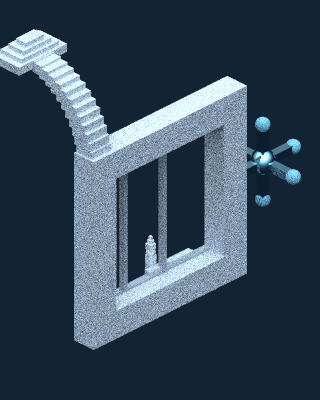

Source code (Python):
#!/usr/bin/env python3
"""Orthographic path tracer with proper materials (RT in a Weekend style)."""

import numpy as np
from PIL import Image
import time, sys, math, os
import multiprocessing as mp

rng = np.random.default_rng(42)

def _worker_init(seed):
    global rng
    rng = np.random.default_rng(seed)

# ── Vector helpers ──
def normalize(v):
    n = np.linalg.norm(v)
    return v / n if n > 1e-12 else v

def reflect(v, n):
    return v - 2.0 * np.dot(v, n) * n

def refract(uv, n, etai_over_etat):
    cos_theta = min(np.dot(-uv, n), 1.0)
    r_out_perp = etai_over_etat * (uv + cos_theta * n)
    r_out_parallel = -math.sqrt(abs(1.0 - np.dot(r_out_perp, r_out_perp))) * n
    return r_out_perp + r_out_parallel

def schlick(cosine, ref_idx):
    r0 = ((1 - ref_idx) / (1 + ref_idx)) ** 2
    return r0 + (1 - r0) * (1 - cosine) ** 5

def random_unit_vector():
    while True:
        p = rng.uniform(-1, 1, 3)
        if np.dot(p, p) < 1.0:
            return normalize(p)

def random_in_hemisphere(normal):
    v = random_unit_vector()
    if np.dot(v, normal) < 0:
        v = -v
    return v

# ── Batch vector helpers ──
def random_unit_vectors_batch(N):
    """Generate N unit vectors using normal distribution (no rejection needed)."""
    p = rng.standard_normal((N, 3))
    return p / np.linalg.norm(p, axis=1, keepdims=True)

def normalize_batch(v):
    return v / np.linalg.norm(v, axis=1, keepdims=True)

def sky_color_batch(ray_ds):
    """Near-black teal sky with strong top-light — vectorized."""
    d = normalize_batch(ray_ds)
    t = 0.5 * (d[:, 1:2] + 1.0)
    bottom = np.array([0.003, 0.012, 0.025])
    top    = np.array([0.000, 0.003, 0.008])
    sky = bottom * (1 - t) + top * t
    top_dir = normalize(np.array([-0.1, 1.0, -0.1]))
    top_dot = np.maximum(0.0, d @ top_dir)
    sky += np.array([0.70, 0.85, 1.00]) * (top_dot[:, None] ** 2.5) * 4.0
    fill_dir = normalize(np.array([-0.6, 0.6, -0.6]))
    fill_dot = np.maximum(0.0, d @ fill_dir)
    sky += np.array([0.18, 0.32, 0.42]) * (fill_dot[:, None] ** 4) * 1.5
    sky += np.array([0.001, 0.004, 0.010])
    return sky

# ── Materials (RT in a Weekend style) ──
class Lambertian:
    def __init__(self, albedo):
        self.albedo = np.array(albedo, dtype=np.float64)

    def scatter(self, ray_d, hit_p, normal):
        scatter_dir = normal + random_unit_vector()
        if np.linalg.norm(scatter_dir) < 1e-8:
            scatter_dir = normal
        return normalize(scatter_dir), self.albedo

    def scatter_batch(self, ray_ds, normals):
        """Returns (scatter_dirs, attenuations, valid_mask) for N rays."""
        N = len(normals)
        dirs = normals + random_unit_vectors_batch(N)
        norms = np.linalg.norm(dirs, axis=1, keepdims=True)
        degenerate = (norms < 1e-8)[:, 0]
        dirs[degenerate] = normals[degenerate]
        dirs = dirs / np.linalg.norm(dirs, axis=1, keepdims=True)
        return dirs, np.tile(self.albedo, (N, 1)), np.ones(N, dtype=bool)


class Metal:
    def __init__(self, albedo, fuzz=0.0):
        self.albedo = np.array(albedo, dtype=np.float64)
        self.fuzz = min(fuzz, 1.0)

    def scatter(self, ray_d, hit_p, normal):
        reflected = reflect(normalize(ray_d), normal)
        scattered = reflected + self.fuzz * random_unit_vector()
        scattered = normalize(scattered)
        if np.dot(scattered, normal) > 0:
            return scattered, self.albedo
        return None, None

    def scatter_batch(self, ray_ds, normals):
        N = len(normals)
        ud = normalize_batch(ray_ds)
        dot_vn = np.einsum('ij,ij->i', ud, normals)[:, None]
        reflected = ud - 2.0 * dot_vn * normals
        scattered = reflected + self.fuzz * random_unit_vectors_batch(N)
        scattered = normalize_batch(scattered)
        valid = np.einsum('ij,ij->i', scattered, normals) > 0
        return scattered, np.tile(self.albedo, (N, 1)), valid


class Dielectric:
    def __init__(self, ior, tint=None):
        self.ior = ior
        self.tint = np.array(tint if tint else [1,1,1], dtype=np.float64)

    def scatter(self, ray_d, hit_p, normal):
        ud = normalize(ray_d)
        front_face = np.dot(ud, normal) < 0
        n = normal if front_face else -normal
        ratio = 1.0/self.ior if front_face else self.ior
        cos_theta = min(np.dot(-ud, n), 1.0)
        sin_theta = math.sqrt(1.0 - cos_theta*cos_theta)
        cannot_refract = ratio * sin_theta > 1.0
        if cannot_refract or schlick(cos_theta, ratio) > rng.random():
            direction = reflect(ud, n)
        else:
            direction = refract(ud, n, ratio)
        return normalize(direction), self.tint

    def scatter_batch(self, ray_ds, normals):
        N = len(normals)
        ud = normalize_batch(ray_ds)
        dot_udn = np.einsum('ij,ij->i', ud, normals)
        front = dot_udn < 0
        n = np.where(front[:, None], normals, -normals)
        ratio = np.where(front, 1.0 / self.ior, self.ior)

        cos_theta = np.minimum(np.einsum('ij,ij->i', -ud, n), 1.0)
        sin_theta = np.sqrt(np.maximum(1.0 - cos_theta**2, 0))
        cannot_refract = ratio * sin_theta > 1.0

        r0 = ((1 - self.ior) / (1 + self.ior)) ** 2
        schlick_v = r0 + (1 - r0) * (1 - cos_theta) ** 5
        use_reflect = cannot_refract | (schlick_v > rng.random(N))

        # Refraction
        cos_c = cos_theta[:, None]
        ratio_c = ratio[:, None]
        r_perp = ratio_c * (ud + cos_c * n)
        perp_sq = np.einsum('ij,ij->i', r_perp, r_perp)
        r_para = -np.sqrt(np.maximum(1.0 - perp_sq, 0))[:, None] * n
        refracted = r_perp + r_para

        # Reflection
        dot_vn = np.einsum('ij,ij->i', ud, n)[:, None]
        reflected = ud - 2.0 * dot_vn * n

        direction = np.where(use_reflect[:, None], reflected, refracted)
        direction = normalize_batch(direction)
        return direction, np.tile(self.tint, (N, 1)), np.ones(N, dtype=bool)


# ── Shapes ──
class Sphere:
    def __init__(self, center, radius, material, depth_shift=0.0):
        self.center = np.array(center, dtype=np.float64)
        self.radius = radius
        self.material = material
        self.depth_shift = depth_shift

    def hit(self, ray_o, ray_d, t_min=0.001, t_max=1e18):
        oc = ray_o - self.center
        a = np.dot(ray_d, ray_d)
        half_b = np.dot(oc, ray_d)
        c = np.dot(oc, oc) - self.radius**2
        disc = half_b*half_b - a*c
        if disc < 0: return None
        sqrtd = math.sqrt(disc)
        t = (-half_b - sqrtd) / a
        if t < t_min or t > t_max:
            t = (-half_b + sqrtd) / a
            if t < t_min or t > t_max: return None
        p = ray_o + ray_d * t
        n = (p - self.center) / self.radius
        return (t, t + self.depth_shift, p, n, self.material)

    def hit_batch(self, ray_os, ray_ds, t_min=0.001, t_max=1e18):
        N = len(ray_os)
        oc = ray_os - self.center
        a = np.einsum('ij,ij->i', ray_ds, ray_ds)
        half_b = np.einsum('ij,ij->i', oc, ray_ds)
        c = np.einsum('ij,ij->i', oc, oc) - self.radius**2
        disc = half_b*half_b - a*c

        res_t = np.full(N, 1e18)
        res_sort_t = np.full(N, 1e18)
        res_p = np.zeros((N, 3))
        res_n = np.zeros((N, 3))

        valid = disc >= 0
        if not valid.any():
            return res_t, res_sort_t, res_p, res_n

        sqrtd = np.sqrt(np.maximum(disc[valid], 0))
        av, hbv = a[valid], half_b[valid]
        t1 = (-hbv - sqrtd) / av
        t2 = (-hbv + sqrtd) / av
        t = np.where((t1 >= t_min) & (t1 <= t_max), t1,
            np.where((t2 >= t_min) & (t2 <= t_max), t2, 1e18))

        hit = t < 1e18
        vi = np.where(valid)[0][hit]
        if not hit.any():
            return res_t, res_sort_t, res_p, res_n

        t_hit = t[hit]
        p_hit = ray_os[vi] + ray_ds[vi] * t_hit[:, None]
        n_hit = (p_hit - self.center) / self.radius
        res_t[vi] = t_hit
        res_sort_t[vi] = t_hit + self.depth_shift
        res_p[vi] = p_hit
        res_n[vi] = n_hit
        return res_t, res_sort_t, res_p, res_n


class Box:
    def __init__(self, center, half_size, material, depth_shift=0.0):
        c = np.array(center, dtype=np.float64)
        h = np.array(half_size, dtype=np.float64)
        self.bmin = c - h
        self.bmax = c + h
        self.material = material
        self.depth_shift = depth_shift

    def hit(self, ray_o, ray_d, t_min=0.001, t_max=1e18):
        inv_d = np.where(np.abs(ray_d) > 1e-12, 1.0/ray_d, np.sign(ray_d)*1e12)
        t1 = (self.bmin - ray_o) * inv_d
        t2 = (self.bmax - ray_o) * inv_d
        tmin = np.minimum(t1, t2)
        tmax = np.maximum(t1, t2)
        tn = np.max(tmin)
        tf = np.min(tmax)
        if tn > tf or tf < t_min: return None
        t = tn if tn >= t_min else tf
        if t > t_max: return None
        p = ray_o + ray_d * t
        eps = 1e-4
        normal = np.array([0.0, 0.0, 0.0])
        for axis in range(3):
            if abs(p[axis] - self.bmin[axis]) < eps:
                normal[axis] = -1.0; break
            if abs(p[axis] - self.bmax[axis]) < eps:
                normal[axis] = 1.0; break
        return (t, t + self.depth_shift, p, normal, self.material)

    def hit_batch(self, ray_os, ray_ds, t_min=0.001, t_max=1e18):
        N = len(ray_os)
        safe_d = np.where(np.abs(ray_ds) > 1e-12, ray_ds, np.sign(ray_ds) * 1e-12)
        inv_d = 1.0 / safe_d
        t1 = (self.bmin - ray_os) * inv_d
        t2 = (self.bmax - ray_os) * inv_d
        tmin_v = np.minimum(t1, t2)
        tmax_v = np.maximum(t1, t2)
        tn = np.max(tmin_v, axis=1)
        tf = np.min(tmax_v, axis=1)

        valid = (tn <= tf) & (tf >= t_min)
        t = np.where(tn >= t_min, tn, tf)
        valid &= (t <= t_max)

        res_t = np.full(N, 1e18)
        res_sort_t = np.full(N, 1e18)
        res_p = np.zeros((N, 3))
        res_n = np.zeros((N, 3))

        if not valid.any():
            return res_t, res_sort_t, res_p, res_n

        vi = np.where(valid)[0]
        t_hit = t[vi]
        p_hit = ray_os[vi] + ray_ds[vi] * t_hit[:, None]

        eps = 1e-4
        n_hit = np.zeros((len(vi), 3))
        set_mask = np.zeros(len(vi), dtype=bool)
        for axis in range(3):
            near_min = (~set_mask) & (np.abs(p_hit[:, axis] - self.bmin[axis]) < eps)
            n_hit[near_min, axis] = -1.0
            set_mask |= near_min
            near_max = (~set_mask) & (np.abs(p_hit[:, axis] - self.bmax[axis]) < eps)
            n_hit[near_max, axis] = 1.0
            set_mask |= near_max

        res_t[vi] = t_hit
        res_sort_t[vi] = t_hit + self.depth_shift
        res_p[vi] = p_hit
        res_n[vi] = n_hit
        return res_t, res_sort_t, res_p, res_n


# ── Scene ──
def make_scene():
    objects = []

    M_STONE      = Lambertian([0.60, 0.63, 0.67])
    M_STONE_DARK = Lambertian([0.40, 0.43, 0.47])
    M_WHITE      = Lambertian([0.95, 0.97, 1.00])
    M_TEAL       = Metal([0.35, 0.68, 0.80], fuzz=0.04)
    M_TEAL_DARK  = Lambertian([0.22, 0.52, 0.65])

    def box(c, h, m):
        objects.append(Box(c, h, m))
    def sphere(c, r, m):
        objects.append(Sphere(c, r, m))

    # ── MAIN SQUARE FRAME ──
    # Frame in ZY plane (face toward camera along -X).
    # Z: −3 to +3 (left/right in screen), Y: 0 to 6 (up).
    bh = 0.52   # beam half-thickness (transverse)
    bd = 0.45   # beam half-depth (X direction)
    fw = 3.0    # frame half-width in Z
    fh = 3.0    # frame half-height in Y (center at Y=3)

    box([0,  0,  0],   [bd, bh, fw + bh], M_STONE)   # bottom beam
    box([0,  6,  0],   [bd, bh, fw + bh], M_STONE)   # top beam
    box([0, fh, -fw],  [bd, fh + bh, bh], M_STONE)   # left beam
    box([0, fh,  fw],  [bd, fh + bh, bh], M_STONE)   # right beam

    # ── INTERIOR ──
    # Floor slab
    box([0.35, 0.53, 0.0], [0.13, 0.06, 2.5], M_STONE_DARK)
    # Small raised step
    box([0.40, 0.64, 0.8], [0.12, 0.10, 1.0], M_STONE)
    # Interior vertical shadow elements
    box([0.30, 3.0, -1.4], [0.11, 2.4, 0.08], M_STONE_DARK)
    box([0.30, 3.0,  0.4], [0.11, 2.4, 0.08], M_STONE_DARK)

    # ── WHITE CHARACTER ──
    cx, cy, cz = 0.70, 0.72, 0.25
    box([cx, cy,        cz], [0.13, 0.33, 0.13], M_WHITE)   # body
    sphere([cx, cy+0.43, cz], 0.16, M_WHITE)                 # head
    box([cx, cy+0.65,   cz], [0.12, 0.11, 0.12], M_WHITE)   # hat base
    box([cx, cy+0.79,   cz], [0.08, 0.11, 0.08], M_WHITE)   # hat mid
    box([cx, cy+0.93,   cz], [0.05, 0.09, 0.05], M_WHITE)   # hat tip

    # ── CURVED STAIRCASE ──
    # Quarter-arc in the XY plane at Z=-3, going from frame top-left corner
    # (X=0, Y=6) curving up-and-back to (X=R, Y=6+R).
    # In screen: +X goes upper-left, +Y goes up → arc sweeps upper-left.
    R = 3.0
    arc_cx, arc_cy, arc_cz = R, 6.0, -3.0   # arc centre
    n_steps = 16
    for i in range(n_steps):
        theta = i * math.pi / 2 / (n_steps - 1)
        sx = arc_cx - R * math.cos(theta)   # 0 → R
        sy = arc_cy + R * math.sin(theta)   # 6 → 6+R
        box([sx, sy, arc_cz], [0.35, 0.14, bd], M_STONE)

    # ── TOP PLATFORM (concentric nested squares, at staircase end) ──
    px, py, pz = arc_cx, arc_cy + R, arc_cz
    for k in range(4):
        s = 1.1 - k * 0.23
        box([px, py + k * 0.16, pz], [s * 0.55, 0.15, s], M_STONE)

    # ── TEAL GEAR MECHANISM ──
    gx, gy, gz = 0.0, 3.0, 4.7
    box([gx, gy, gz - 0.85], [0.13, 0.13, 0.70], M_TEAL)   # axle to frame
    sphere([gx, gy, gz], 0.45, M_TEAL)                       # hub
    box([gx, gy, gz], [0.15, 1.40, 0.15], M_TEAL)           # vertical spoke
    box([gx, gy, gz], [0.15, 0.15, 1.40], M_TEAL)           # Z spoke
    box([gx, gy, gz], [1.40, 0.15, 0.15], M_TEAL)           # X spoke
    for dx, dy, dz in [(0,1,0),(0,-1,0),(0,0,1),(0,0,-1),(1,0,0),(-1,0,0)]:
        sphere([gx+dx*1.4, gy+dy*1.4, gz+dz*1.4], 0.25, M_TEAL_DARK)

    return objects

# ── Sky / environment light ──
def sky_color(ray_d):
    """Near-black teal sky with strong top-light (Monument Valley style)."""
    d = normalize(ray_d)
    t = 0.5 * (d[1] + 1.0)
    bottom = np.array([0.003, 0.012, 0.025])
    top    = np.array([0.000, 0.003, 0.008])
    sky = bottom * (1 - t) + top * t
    # Strong top-light: illuminates stone faces, nearly dark background
    top_dir = normalize(np.array([-0.1, 1.0, -0.1]))
    top_dot = max(0.0, np.dot(d, top_dir))
    sky += np.array([0.70, 0.85, 1.00]) * (top_dot ** 2.5) * 4.0
    # Fill from camera direction (lights front faces, subtle)
    fill_dir = normalize(np.array([-0.6, 0.6, -0.6]))
    fill_dot = max(0.0, np.dot(d, fill_dir))
    sky += np.array([0.18, 0.32, 0.42]) * (fill_dot ** 4) * 1.5
    sky += np.array([0.001, 0.004, 0.010])   # constant dark ambient
    return sky

# ── Path tracer (scalar) ──
def trace(ray_o, ray_d, scene, depth=0, max_depth=6):
    if depth >= max_depth:
        return np.zeros(3)

    # Find closest hit
    best = None
    best_sort_t = 1e18
    for obj in scene:
        result = obj.hit(ray_o, ray_d)
        if result is not None:
            t, sort_t, p, n, mat = result
            if sort_t < best_sort_t:
                best_sort_t = sort_t
                best = (t, p, n, mat)

    if best is None:
        return sky_color(ray_d)

    t, p, n, mat = best

    # Make sure normal faces against ray
    if np.dot(ray_d, n) > 0 and not isinstance(mat, Dielectric):
        n = -n

    scattered_dir, attenuation = mat.scatter(ray_d, p, n)
    if scattered_dir is None:
        return np.zeros(3)

    # Recurse
    incoming = trace(p + n * 0.001 if np.dot(scattered_dir, n) > 0 else p - n * 0.001,
                     scattered_dir, scene, depth + 1, max_depth)
    return attenuation * incoming

# ── Vectorized path tracer ──
def trace_vectorized(ray_os, ray_ds, scene, max_depth=6):
    """Trace N rays simultaneously using NumPy vectorization."""
    N = len(ray_os)
    colors = np.zeros((N, 3))
    throughput = np.ones((N, 3))
    active = np.ones(N, dtype=bool)
    curr_o = ray_os.copy()
    curr_d = ray_ds.copy()

    for depth in range(max_depth):
        if not active.any():
            break

        ao = curr_o[active]
        ad = curr_d[active]
        n_active = len(ao)

        best_t = np.full(n_active, 1e18)
        best_sort_t = np.full(n_active, 1e18)
        best_p = np.zeros((n_active, 3))
        best_n = np.zeros((n_active, 3))
        best_obj_idx = np.full(n_active, -1, dtype=int)

        for obj_idx, obj in enumerate(scene):
            t, sort_t, p, n = obj.hit_batch(ao, ad)
            better = sort_t < best_sort_t
            best_t = np.where(better, t, best_t)
            best_sort_t = np.where(better, sort_t, best_sort_t)
            best_p[better] = p[better]
            best_n[better] = n[better]
            best_obj_idx[better] = obj_idx

        active_idx = np.where(active)[0]

        # Rays that missed -> sky color, deactivate
        missed = best_sort_t >= 1e18
        if missed.any():
            g_missed = active_idx[missed]
            colors[g_missed] += throughput[g_missed] * sky_color_batch(ad[missed])
            active[g_missed] = False

        hit_mask = ~missed
        if not hit_mask.any():
            continue

        g_hit = active_idx[hit_mask]
        h_ray_d = ad[hit_mask]
        h_p = best_p[hit_mask]
        h_n = best_n[hit_mask]
        h_obj_idx = best_obj_idx[hit_mask]

        new_d = np.zeros_like(h_ray_d)
        new_atten = np.ones((len(g_hit), 3))
        ray_valid = np.zeros(len(g_hit), dtype=bool)

        # Group rays by material instance and scatter
        for obj_idx in np.unique(h_obj_idx):
            mat = scene[obj_idx].material
            mask = h_obj_idx == obj_idx

            sub_d = h_ray_d[mask]
            sub_n = h_n[mask].copy()

            # Flip normals to face ray (non-dielectric only)
            if not isinstance(mat, Dielectric):
                flip = np.einsum('ij,ij->i', sub_d, sub_n) > 0
                sub_n[flip] = -sub_n[flip]
                h_n[mask] = sub_n  # write back for offset calc

            scat_d, atten, valid = mat.scatter_batch(sub_d, sub_n)
            new_d[mask] = scat_d
            new_atten[mask] = atten
            ray_valid[mask] = valid

        throughput[g_hit] *= new_atten

        # Offset origins to avoid self-intersection
        dot_new_n = np.einsum('ij,ij->i', new_d, h_n)
        offset = np.where(dot_new_n[:, None] > 0, h_n, -h_n) * 0.001
        curr_o[g_hit] = h_p + offset
        curr_d[g_hit] = new_d

        # Deactivate rays absorbed by metal (scattered behind surface)
        g_invalid = g_hit[~ray_valid]
        active[g_invalid] = False

    return colors


def _camera_setup(width, height):
    angle_y = np.radians(45)
    angle_x = np.radians(30)
    ray_dir = normalize(np.array([
        math.sin(angle_y) * math.cos(angle_x),
        -math.sin(angle_x),
        math.cos(angle_y) * math.cos(angle_x),
    ]))
    world_up = np.array([0.0, 1.0, 0.0])
    cam_right = normalize(np.cross(ray_dir, world_up))
    cam_up = normalize(np.cross(cam_right, ray_dir))
    return ray_dir, cam_right, cam_up


def render_vectorized(width=80, height=100, spp=32, outfile='impossible_vec.png'):
    scene = make_scene()
    ray_dir, cam_right, cam_up = _camera_setup(width, height)
    ortho_size = 13.0
    aspect = width / height

    print(f"[vectorized] Rendering {width}x{height}, {spp} spp, {len(scene)} objects, max_depth=6...")
    t0 = time.time()

    # Generate all H*W*spp rays at once
    jx = rng.random((height, width, spp)) - 0.5
    jy = rng.random((height, width, spp)) - 0.5
    py_idx = np.arange(height)[:, None, None]
    px_idx = np.arange(width)[None, :, None]
    u = ((px_idx + jx) / width - 0.5) * ortho_size * aspect
    v = (0.5 - (py_idx + jy) / height) * ortho_size

    base_o = np.array([-8.0, 10.0, -8.0])
    ray_os = base_o + u[..., None] * cam_right + v[..., None] * cam_up  # (H,W,spp,3)

    N = height * width * spp
    ray_os_flat = ray_os.reshape(N, 3)
    ray_ds_flat = np.broadcast_to(ray_dir, (N, 3)).copy()

    colors_flat = trace_vectorized(ray_os_flat, ray_ds_flat, scene)

    img = colors_flat.reshape(height, width, spp, 3).mean(axis=2)
    elapsed = time.time() - t0
    print(f"[vectorized] Done in {elapsed:.1f}s")

    img = np.clip(img, 0, 1)
    img = np.power(img, 1.0 / 2.2)
    Image.fromarray((img * 255).astype(np.uint8)).save(outfile)
    print(f'Saved {outfile}')
    return elapsed


def _render_rows(args):
    row_start, row_end, width, height, spp = args
    scene = make_scene()
    ray_dir, cam_right, cam_up = _camera_setup(width, height)
    ortho_size = 13.0
    aspect = width / height

    chunk = np.zeros((row_end - row_start, width, 3), dtype=np.float64)
    for py in range(row_start, row_end):
        for px in range(width):
            col = np.zeros(3)
            for s in range(spp):
                jx = rng.random() - 0.5
                jy = rng.random() - 0.5
                u = ((px + jx) / width - 0.5) * ortho_size * aspect
                v = (0.5 - (py + jy) / height) * ortho_size
                ray_o = np.array([-8.0, 10.0, -8.0]) + cam_right * u + cam_up * v
                col += trace(ray_o, ray_dir, scene)
            chunk[py - row_start, px] = col / spp
    return row_start, chunk


def render(width=80, height=100, spp=32, outfile='impossible.png'):
    scene = make_scene()
    ncores = os.cpu_count() or 1
    print(f"[multicore]  Rendering {width}x{height}, {spp} spp, {len(scene)} objects, max_depth=6, {ncores} cores...")
    t0 = time.time()

    rows_per_chunk = max(1, height // ncores)
    chunks = []
    row = 0
    for i in range(ncores):
        r_end = row + rows_per_chunk if i < ncores - 1 else height
        chunks.append((row, r_end, width, height, spp))
        row = r_end
        if row >= height:
            break

    img = np.zeros((height, width, 3), dtype=np.float64)
    with mp.Pool(ncores, initializer=_worker_init, initargs=(42,)) as pool:
        results = pool.map(_render_rows, chunks)
    for row_start, chunk in results:
        img[row_start:row_start + chunk.shape[0]] = chunk

    elapsed = time.time() - t0
    print(f"[multicore]  Done in {elapsed:.1f}s")

    img = np.clip(img, 0, 1)
    img = np.power(img, 1.0 / 2.2)
    Image.fromarray((img * 255).astype(np.uint8)).save(outfile)
    print(f'Saved {outfile}')
    return elapsed


if __name__ == '__main__':
    render_vectorized(80, 100, 32, 'monument.png')
